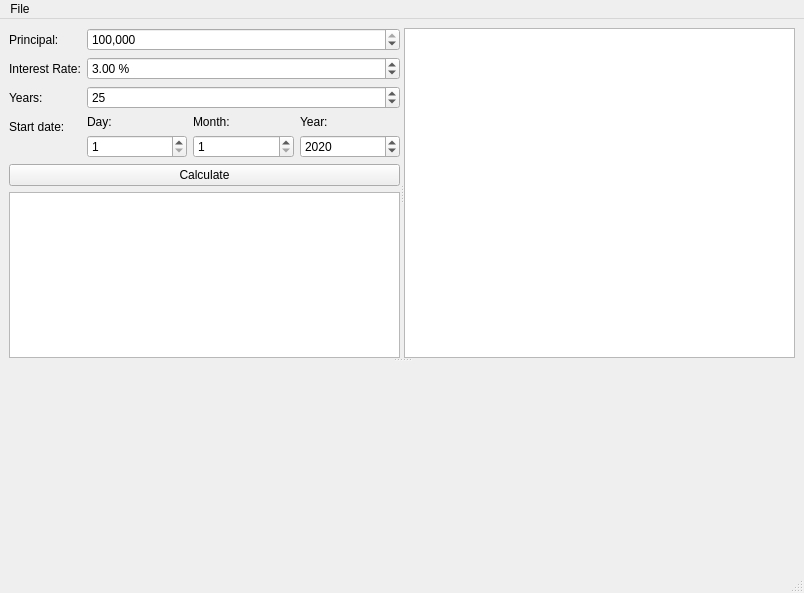
<?xml version="1.0" encoding="UTF-8"?>
<ui version="4.0">
 <class>MainWindow</class>
 <widget class="QMainWindow" name="MainWindow">
  <property name="geometry">
   <rect>
    <x>0</x>
    <y>0</y>
    <width>804</width>
    <height>593</height>
   </rect>
  </property>
  <property name="windowTitle">
   <string>Mortgage Calculator</string>
  </property>
  <widget class="QWidget" name="centralwidget">
   <layout class="QVBoxLayout" name="verticalLayout">
    <item>
     <widget class="QSplitter" name="splitter_2">
      <property name="orientation">
       <enum>Qt::Vertical</enum>
      </property>
      <widget class="QSplitter" name="splitter">
       <property name="orientation">
        <enum>Qt::Horizontal</enum>
       </property>
       <widget class="QWidget" name="layoutWidget">
        <layout class="QVBoxLayout" name="verticalLayout_5">
         <property name="sizeConstraint">
          <enum>QLayout::SetDefaultConstraint</enum>
         </property>
         <item>
          <layout class="QFormLayout" name="formLayout_2">
           <item row="2" column="0">
            <widget class="QLabel" name="label2">
             <property name="text">
              <string>Interest Rate:</string>
             </property>
            </widget>
           </item>
           <item row="2" column="1">
            <widget class="QDoubleSpinBox" name="interest">
             <property name="suffix">
              <string> %</string>
             </property>
             <property name="decimals">
              <number>2</number>
             </property>
             <property name="singleStep">
              <double>0.100000000000000</double>
             </property>
             <property name="value">
              <double>3.000000000000000</double>
             </property>
            </widget>
           </item>
           <item row="1" column="1">
            <widget class="QSpinBox" name="principal">
             <property name="showGroupSeparator" stdset="0">
              <bool>true</bool>
             </property>
             <property name="maximum">
              <number>10000000</number>
             </property>
             <property name="singleStep">
              <number>1000</number>
             </property>
             <property name="value">
              <number>200000</number>
             </property>
            </widget>
           </item>
           <item row="3" column="1">
            <widget class="QSpinBox" name="years">
             <property name="value">
              <number>25</number>
             </property>
            </widget>
           </item>
           <item row="1" column="0">
            <widget class="QLabel" name="label">
             <property name="text">
              <string>Principal:</string>
             </property>
            </widget>
           </item>
           <item row="3" column="0">
            <widget class="QLabel" name="label3">
             <property name="text">
              <string>Years:</string>
             </property>
            </widget>
           </item>
           <item row="4" column="1">
            <layout class="QHBoxLayout" name="horizontalLayout_3">
             <item>
              <layout class="QVBoxLayout" name="verticalLayout_4">
               <item>
                <widget class="QLabel" name="label_4">
                 <property name="text">
                  <string>Day:</string>
                 </property>
                </widget>
               </item>
               <item>
                <widget class="QSpinBox" name="dateDay">
                 <property name="minimum">
                  <number>1</number>
                 </property>
                 <property name="maximum">
                  <number>31</number>
                 </property>
                 <property name="value">
                  <number>1</number>
                 </property>
                </widget>
               </item>
              </layout>
             </item>
             <item>
              <layout class="QVBoxLayout" name="verticalLayout_3">
               <item>
                <widget class="QLabel" name="label_3">
                 <property name="text">
                  <string>Month:</string>
                 </property>
                </widget>
               </item>
               <item>
                <widget class="QSpinBox" name="dateMonth">
                 <property name="minimum">
                  <number>1</number>
                 </property>
                 <property name="maximum">
                  <number>12</number>
                 </property>
                </widget>
               </item>
              </layout>
             </item>
             <item>
              <layout class="QVBoxLayout" name="verticalLayout_2">
               <item>
                <widget class="QLabel" name="label_2">
                 <property name="text">
                  <string>Year:</string>
                 </property>
                </widget>
               </item>
               <item>
                <widget class="QSpinBox" name="dateYear">
                 <property name="minimum">
                  <number>1970</number>
                 </property>
                 <property name="maximum">
                  <number>2100</number>
                 </property>
                 <property name="value">
                  <number>2020</number>
                 </property>
                </widget>
               </item>
              </layout>
             </item>
            </layout>
           </item>
           <item row="4" column="0">
            <widget class="QLabel" name="label4">
             <property name="text">
              <string>Start date:</string>
             </property>
            </widget>
           </item>
          </layout>
         </item>
         <item>
          <widget class="QPushButton" name="btnCalc">
           <property name="text">
            <string>Calculate</string>
           </property>
          </widget>
         </item>
         <item>
          <widget class="QTextEdit" name="output">
           <property name="html">
            <string>&lt;!DOCTYPE HTML PUBLIC &quot;-//W3C//DTD HTML 4.0//EN&quot; &quot;http://www.w3.org/TR/REC-html40/strict.dtd&quot;&gt;
&lt;html&gt;&lt;head&gt;&lt;meta name=&quot;qrichtext&quot; content=&quot;1&quot; /&gt;&lt;style type=&quot;text/css&quot;&gt;
p, li { white-space: pre-wrap; }
&lt;/style&gt;&lt;/head&gt;&lt;body style=&quot; font-family:'MS Shell Dlg 2'; font-size:8.25pt; font-weight:400; font-style:normal;&quot;&gt;
&lt;p style=&quot;-qt-paragraph-type:empty; margin-top:0px; margin-bottom:0px; margin-left:0px; margin-right:0px; -qt-block-indent:0; text-indent:0px;&quot;&gt;&lt;br /&gt;&lt;/p&gt;&lt;/body&gt;&lt;/html&gt;</string>
           </property>
          </widget>
         </item>
        </layout>
       </widget>
       <widget class="QTableView" name="tableView"/>
      </widget>
      <widget class="QWidget" name="graphWidget" native="true">
       <property name="sizePolicy">
        <sizepolicy hsizetype="Expanding" vsizetype="Preferred">
         <horstretch>0</horstretch>
         <verstretch>0</verstretch>
        </sizepolicy>
       </property>
       <property name="minimumSize">
        <size>
         <width>0</width>
         <height>200</height>
        </size>
       </property>
       <property name="baseSize">
        <size>
         <width>0</width>
         <height>0</height>
        </size>
       </property>
       <property name="cursor">
        <cursorShape>CrossCursor</cursorShape>
       </property>
      </widget>
     </widget>
    </item>
   </layout>
  </widget>
  <widget class="QMenuBar" name="menubar">
   <property name="geometry">
    <rect>
     <x>0</x>
     <y>0</y>
     <width>804</width>
     <height>21</height>
    </rect>
   </property>
   <widget class="QMenu" name="menuFile">
    <property name="title">
     <string>File</string>
    </property>
    <addaction name="actionExit"/>
   </widget>
   <addaction name="menuFile"/>
  </widget>
  <widget class="QStatusBar" name="statusbar"/>
  <action name="actionExit">
   <property name="text">
    <string>Exit</string>
   </property>
  </action>
 </widget>
 <resources/>
 <connections/>
</ui>
